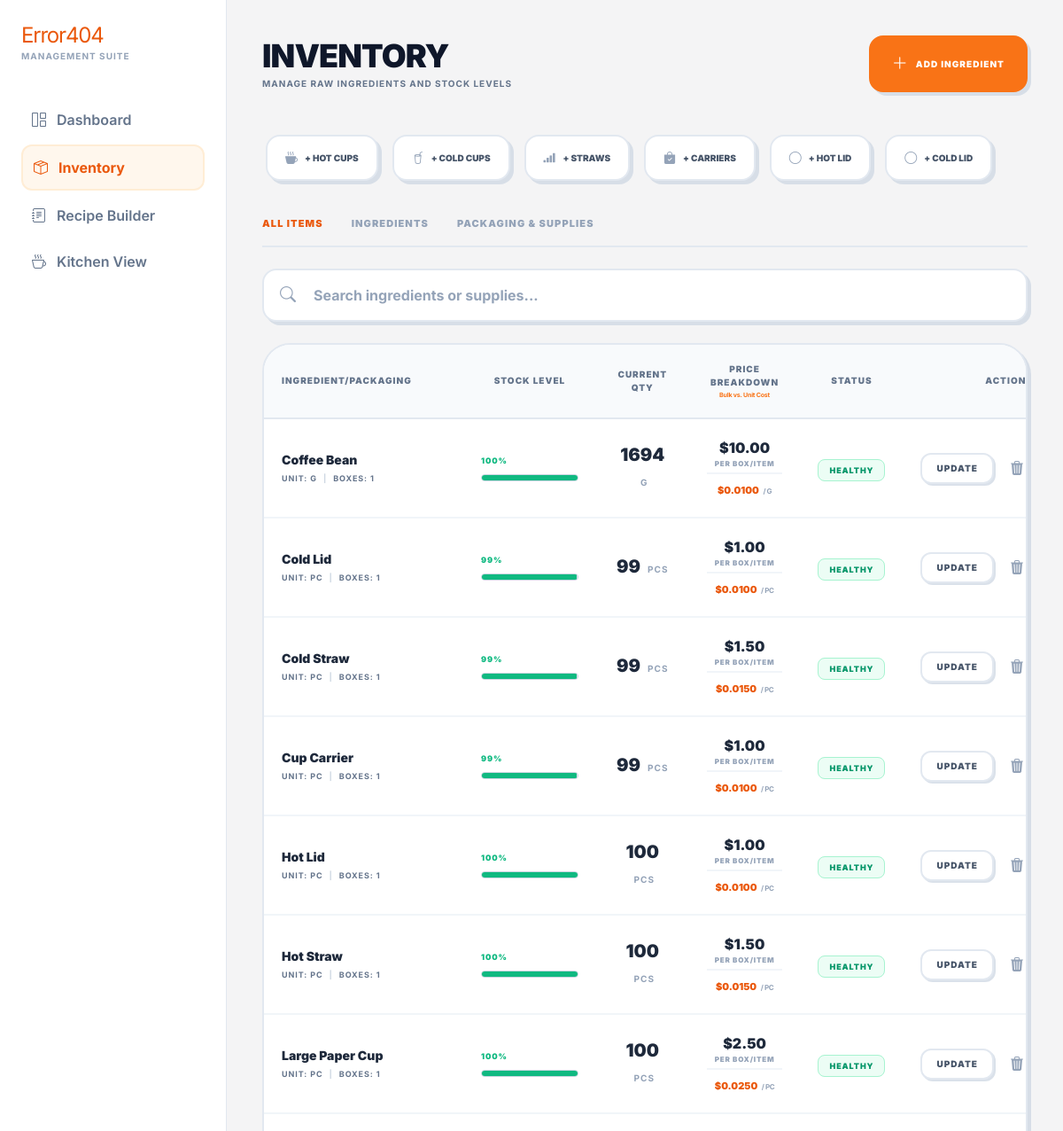
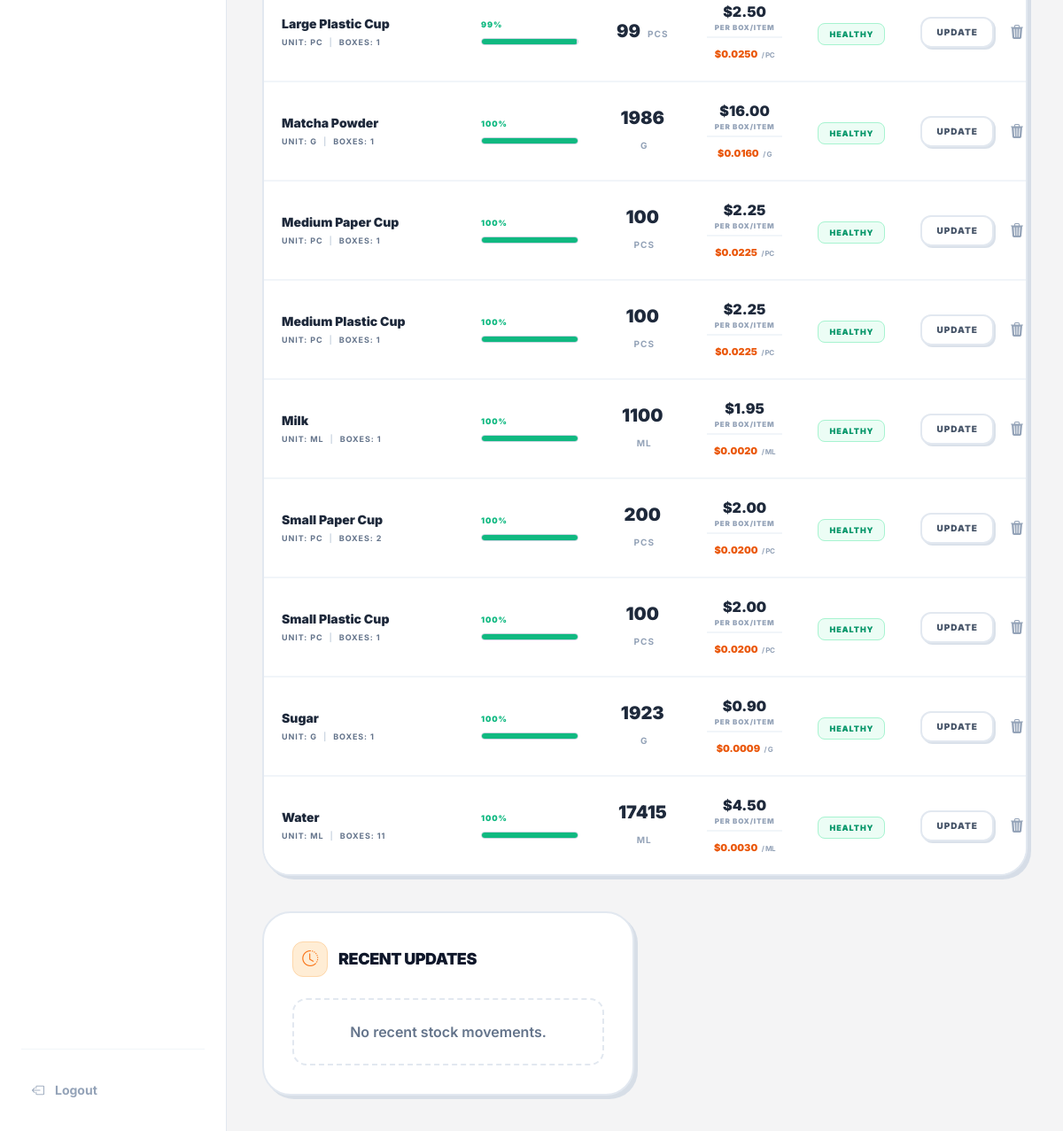
The app's page /inventory/, older data (2 pictures, top to bottom).
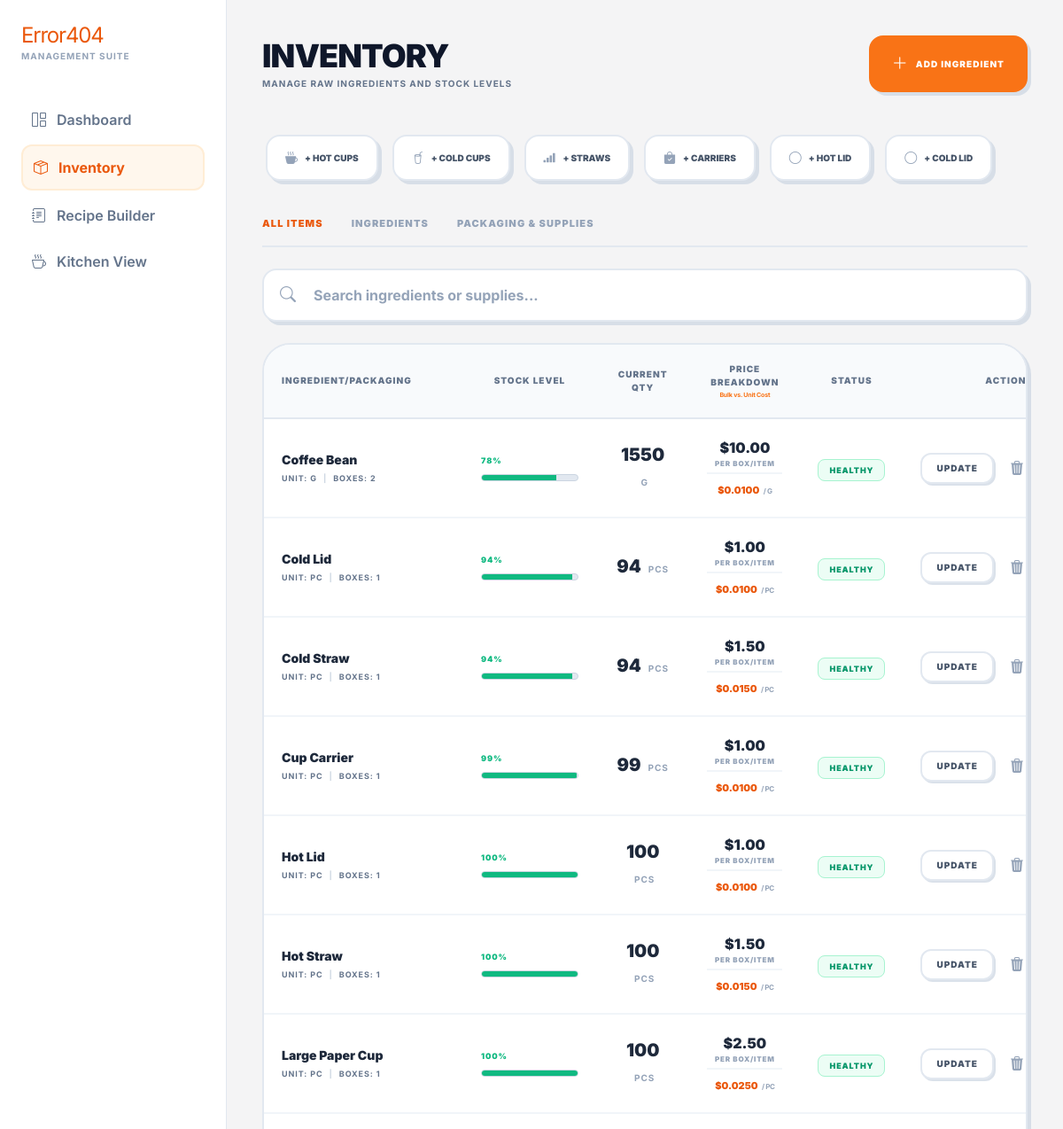
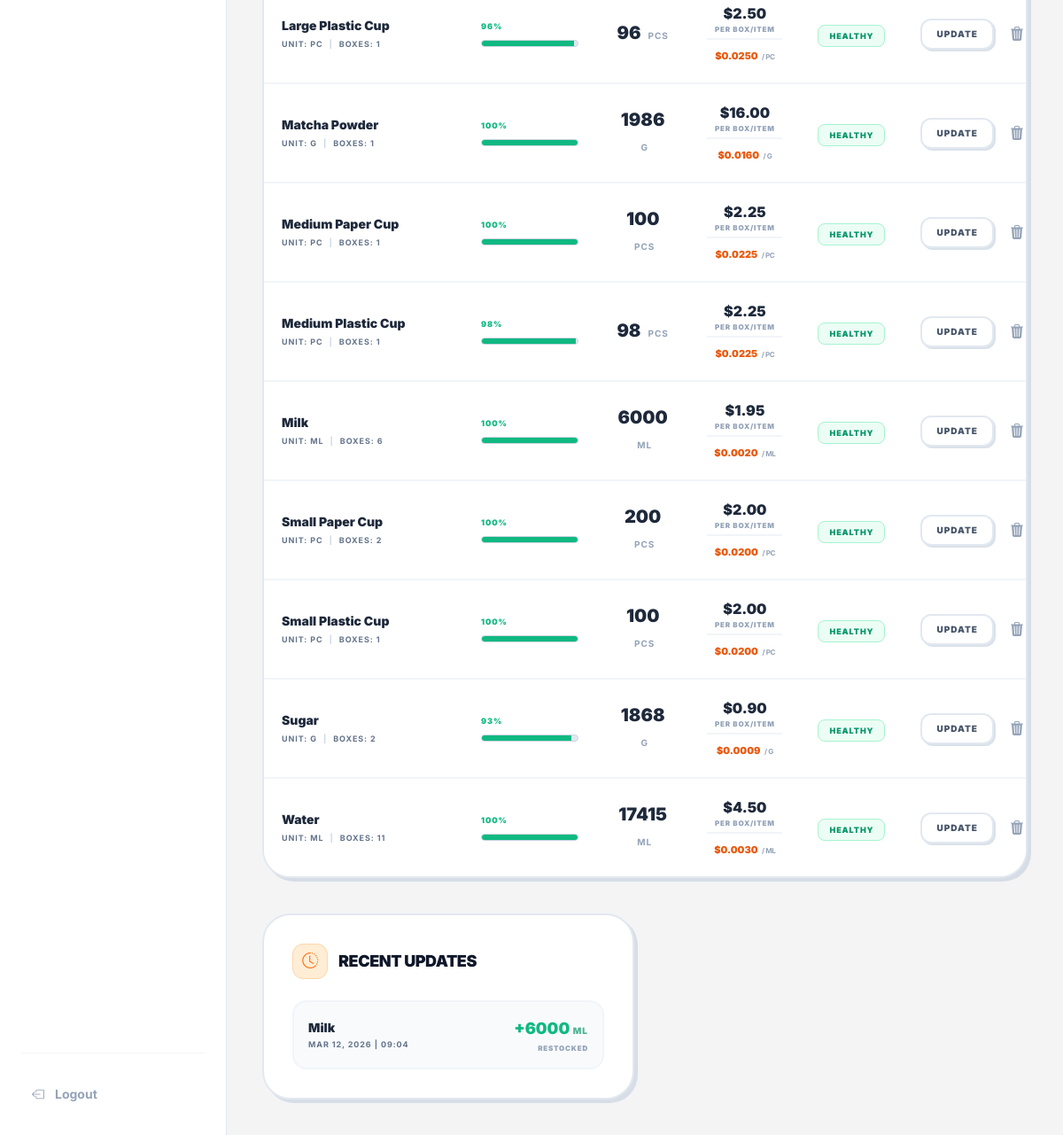
The same page, newer data (2 pictures, top to bottom).
### sales/models.py (models this page shows, shortened)
class Ingredient(models.Model):
    PACKAGING_CHOICES = (
        ('HOT_CUP', 'Hot Cup'),
        ('COLD_CUP', 'Cold Cup'),
        ('HOT_STRAW', 'Hot Straw'),
        ('COLD_STRAW', 'Cold/Frappe Straw'),
        ('CARRIER', 'Plastic Carrier'),
        ('HOT_LID', 'Hot Lid'),
        ('COLD_LID', 'Cold Lid'),
        ('NONE', 'None'),
    )
    name = models.CharField(max_length=100)
    stock_quantity = models.DecimalField(max_digits=10, decimal_places=2, default=0.00)
    initial_stock_per_item = models.DecimalField(max_digits=10, decimal_places=2, default=0.00)
    items_count = models.IntegerField(default=1)
    max_stock = models.DecimalField(max_digits=10, decimal_places=2, default=1000.00)
    unit = models.CharField(max_length=10)
    unit_cost = models.DecimalField(max_digits=10, decimal_places=5, default=0.00)
    last_purchase_price = models.DecimalField(max_digits=10, decimal_places=2, default=0)
    is_packaging = models.BooleanField(default=False)
    packaging_type = models.CharField(max_length=20, choices=PACKAGING_CHOICES, default='NONE')
    @property
    def stock_percent(self):
        capacity_from_boxes = self.initial_stock_per_item * self.items_count
        total_capacity = capacity_from_boxes if capacity_from_boxes > 0 else self.max_stock
        if total_capacity > 0:
            percentage = (self.stock_quantity / total_capacity) * 100
            return float(min(percentage, 100))
        return 0
    @property
    def is_low_stock(self):
        return self.stock_percent < 20

class StockHistory(models.Model):
    ingredient = models.ForeignKey(Ingredient, on_delete=models.CASCADE, related_name='history')
    amount_added = models.DecimalField(max_digits=10, decimal_places=2)
    created_at = models.DateTimeField(auto_now_add=True)
    class Meta:
        ordering = ['-created_at'] # Shows newest updates first

### sales/views.py (the view, shortened to what this page needs)
# urls.py: path('inventory/', views.inventory_list, name='inventory_list'),
def inventory_list(request):
    ingredients = Ingredient.objects.all().order_by('name')
    recent_history = StockHistory.objects.order_by('-created_at')[:10]
    return render(request, 'inventory.html', {
        'ingredients': ingredients,
        'recent_history': recent_history
    })

### sales/templates/inventory.html (shortened to what the changed rows need)
<!DOCTYPE html>
<html lang="en">
<head>
    <script src="https://cdn.tailwindcss.com"></script>
    <link rel="stylesheet" href="https://cdn.jsdelivr.net/npm/bootstrap-icons@1.11.1/font/bootstrap-icons.css">
</head>
<body class="bg-[#F4F4F5] text-slate-800 flex flex-col md:flex-row min-h-screen">
    <aside id="sidebar" class="fixed inset-y-0 left-0 w-64 shrink-0 bg-white border-r border-slate-200 p-6 flex flex-col transform -translate-x-full md:translate-x-0 transition-transform duration-300 ease-in-out z-[150] md:sticky md:top-0 md:h-screen">
        <div class="mb-10">
            <h1 class="text-2xl font-800 tracking-tighter text-orange-600">Error404</h1>
        </div>
    </aside>
    <main class="flex-1 w-full p-4 md:p-8 lg:p-10 overflow-y-auto overflow-x-hidden custom-scrollbar max-w-[1600px] mx-auto min-w-0">
        <header class="mb-8 md:mb-10 flex flex-col md:flex-row justify-between items-start md:items-center gap-4">
            <div>
                <h1 class="text-3xl md:text-4xl font-black tracking-tight text-slate-900 uppercase">Inventory</h1>
            </div>
        </header>
        <div class="bg-white rounded-[2rem] border-2 border-slate-200 bento-card overflow-hidden mb-10">
            <div class="overflow-x-auto custom-scrollbar">
                <table class="w-full text-left border-collapse min-w-[900px]">
                    <thead>
                        <tr class="border-b-2 border-slate-200 bg-slate-50">
                            <th class="p-5 font-black text-[10px] uppercase tracking-widest text-slate-500 w-1/4">Ingredient/Packaging</th>
                            <th class="p-5 font-black text-[10px] uppercase tracking-widest text-slate-500 text-center">Stock Level</th>
                            <th class="p-5 font-black text-[10px] uppercase tracking-widest text-slate-500 text-center">Current Qty</th>
                            <th class="p-5 font-black text-[10px] uppercase tracking-widest text-slate-500 text-center">
                                Price Breakdown
                                <span class="block text-[7px] text-orange-500 font-bold normal-case tracking-tight mt-0.5">Bulk vs. Unit Cost</span>
                            </th>
                            <th class="p-5 font-black text-[10px] uppercase tracking-widest text-slate-500 text-center">Status</th>
                            <th class="p-5 pr-8 font-black text-[10px] uppercase tracking-widest text-slate-500 text-right">Actions</th>
                        </tr>
                    </thead>
                    <tbody class="divide-y-2 divide-slate-100">
                        {% for ing in ingredients %}
                        <tr class="hover:bg-slate-50 transition group inventory-row bg-white"
                            data-is-packaging="{% if ing.packaging_type != 'NONE' %}true{% else %}false{% endif %}">
                            <td class="p-5">
                                <p class="font-black text-slate-800 text-sm group-hover:text-orange-600 transition">{{ ing.name }}</p>
                                <p class="text-[9px] text-slate-500 uppercase tracking-widest mt-1 font-bold">
                                    Unit: {% if ing.packaging_type != 'NONE' %}pc{% else %}{{ ing.unit }}{% endif %} <span class="text-slate-300 mx-1">|</span> Boxes: {{ ing.items_count }}
                                </p>
                            </td>
                            <td class="p-5 min-w-[150px]">
                                <div class="flex flex-col gap-2">
                                    <div class="flex justify-between items-center text-[9px] font-black uppercase tracking-widest">
                                        <span class="{% if ing.is_low_stock %}text-red-500{% else %}text-emerald-500{% endif %}">{{ ing.stock_percent|floatformat:0 }}%</span>
                                    </div>
                                    <div class="w-full bg-slate-200 h-2 rounded-full overflow-hidden border border-slate-300">
                                        <div class="h-full transition-all duration-500 {% if ing.is_low_stock %}bg-red-500{% else %}bg-emerald-500{% endif %}"
                                            style="width: {{ ing.stock_percent }}%"></div>
                                    </div>
                                </div>
                            </td>
                            <td class="p-5 font-black text-xl text-slate-800 text-center">
                                {{ ing.stock_quantity|floatformat:0 }}
                                <span class="text-[10px] text-slate-400 ml-1 font-bold uppercase tracking-widest">
                                    {% if ing.packaging_type != 'NONE' %}pcs{% else %}{{ ing.unit }}{% endif %}
                                </span>
                            </td>
                            <td class="p-5 text-center">
                                <div class="flex flex-col">
                                    <span class="text-slate-800 font-black">${{ ing.last_purchase_price|floatformat:2 }}</span>
                                    <span class="text-[8px] text-slate-400 uppercase font-black tracking-widest mb-1">Per Box/Item</span>
                                    <div class="pt-1 border-t-2 border-slate-100">
                                        <span class="text-orange-600 font-black text-[11px]">${{ ing.unit_cost|floatformat:4 }}</span>
                                        <span class="text-[8px] text-slate-400 uppercase font-bold tracking-tighter">/ {% if ing.packaging_type != 'NONE' %}pc{% else %}{{ ing.unit }}{% endif %}</span>
                                    </div>
                                </div>
                            </td>
                            <td class="p-5 text-center">
                                {% if ing.is_low_stock %}
                                    <span class="px-3 py-1.5 rounded-lg text-[9px] font-black uppercase tracking-widest bg-red-50 text-red-600 border border-red-200">LOW STOCK</span>
                                {% else %}
                                    <span class="px-3 py-1.5 rounded-lg text-[9px] font-black uppercase tracking-widest bg-emerald-50 text-emerald-600 border border-emerald-200">HEALTHY</span>
                                {% endif %}
                            </td>
                            <td class="p-5 text-right pr-8">
                                <div class="flex justify-end items-center gap-2">
                                    <button type="button"
                                            onclick="openUpdateModal('{{ ing.id }}', '{{ ing.name|escapejs }}', '{{ ing.items_count }}', '{{ ing.initial_stock_per_item }}')"
                                            class="bg-white border-2 border-slate-200 text-slate-600 hover:text-orange-600 hover:border-orange-300 hover:bg-orange-50 px-4 py-2 rounded-xl text-[10px] font-black transition uppercase tracking-widest shadow-[2px_2px_0px_0px_rgba(203,213,225,0.7)] hover:shadow-[2px_2px_0px_0px_rgba(249,115,22,0.3)] active:translate-y-[1px]">
                                        Update
                                    </button>
                                    <button type="button" onclick="openDeleteModal('{{ ing.id }}', '{{ ing.name|escapejs }}')" class="w-9 h-9 flex items-center justify-center text-slate-400 hover:text-red-600 hover:bg-red-50 transition border-2 border-transparent hover:border-red-200 rounded-xl">
                                        <i class="bi bi-trash3-fill"></i>
                                    </button>
                                </div>
                            </td>
                        </tr>
                        {% endfor %}
                    </tbody>
                </table>
            </div>
        </div>
        <div class="grid grid-cols-1 lg:grid-cols-2 gap-6">
            <div class="bg-white rounded-[2rem] border-2 border-slate-200 bento-card p-6 md:p-8">
                <div class="space-y-3">
                    {% for log in recent_history|slice:":5" %}
                    <div class="flex justify-between items-center p-4 bg-slate-50 rounded-2xl border-2 border-slate-100 hover:border-slate-300 transition">
                        <div>
                            <p class="font-black text-slate-800 text-sm">{{ log.ingredient.name }}</p>
                            <p class="text-[9px] font-bold tracking-widest uppercase text-slate-500 mt-0.5">{{ log.created_at|date:"M d, Y | H:i" }}</p>
                        </div>
                        <div class="text-right">
                            <span class="text-emerald-500 font-black text-lg">+{{ log.amount_added|floatformat:0 }} <span class="text-[10px] uppercase tracking-widest text-emerald-600/70">{{ log.ingredient.unit }}</span></span>
                            <p class="text-[8px] uppercase font-black text-slate-400 tracking-widest block">Restocked</p>
                        </div>
                    </div>
                    {% empty %}
                    <p class="text-slate-500 font-semibold text-center py-6 border-2 border-dashed border-slate-200 rounded-2xl">No recent stock movements.</p>
                    {% endfor %}
                </div>
            </div>
        </div>
    </main>
</body>
</html>

Row changes from the older to the newer data that the page shows:
changed Ingredient "Coffee Bean": items_count "1" → "2"; stock_percent "100" → "78"; stock_quantity "1694" → "1550"
changed Ingredient "Cold Lid": stock_percent "99" → "94"; stock_quantity "99" → "94"
changed Ingredient "Cold Straw": stock_percent "99" → "94"; stock_quantity "99" → "94"
changed Ingredient "Large Plastic Cup": stock_percent "99" → "96"; stock_quantity "99" → "96"
changed Ingredient "Medium Plastic Cup": stock_percent "100" → "98"; stock_quantity "100" → "98"
changed Ingredient "Milk": items_count "1" → "6"; stock_quantity "1100" → "6000"
changed Ingredient "Sugar": items_count "1" → "2"; stock_percent "100" → "93"; stock_quantity "1923" → "1868"
added StockHistory: ingredient.name "Milk", created_at|H "MAR 12, 2026 | 09:04", amount_added "6000", ingredient.unit "ML"
Text that changed along with them:
text no longer shown: "No recent stock movements."
